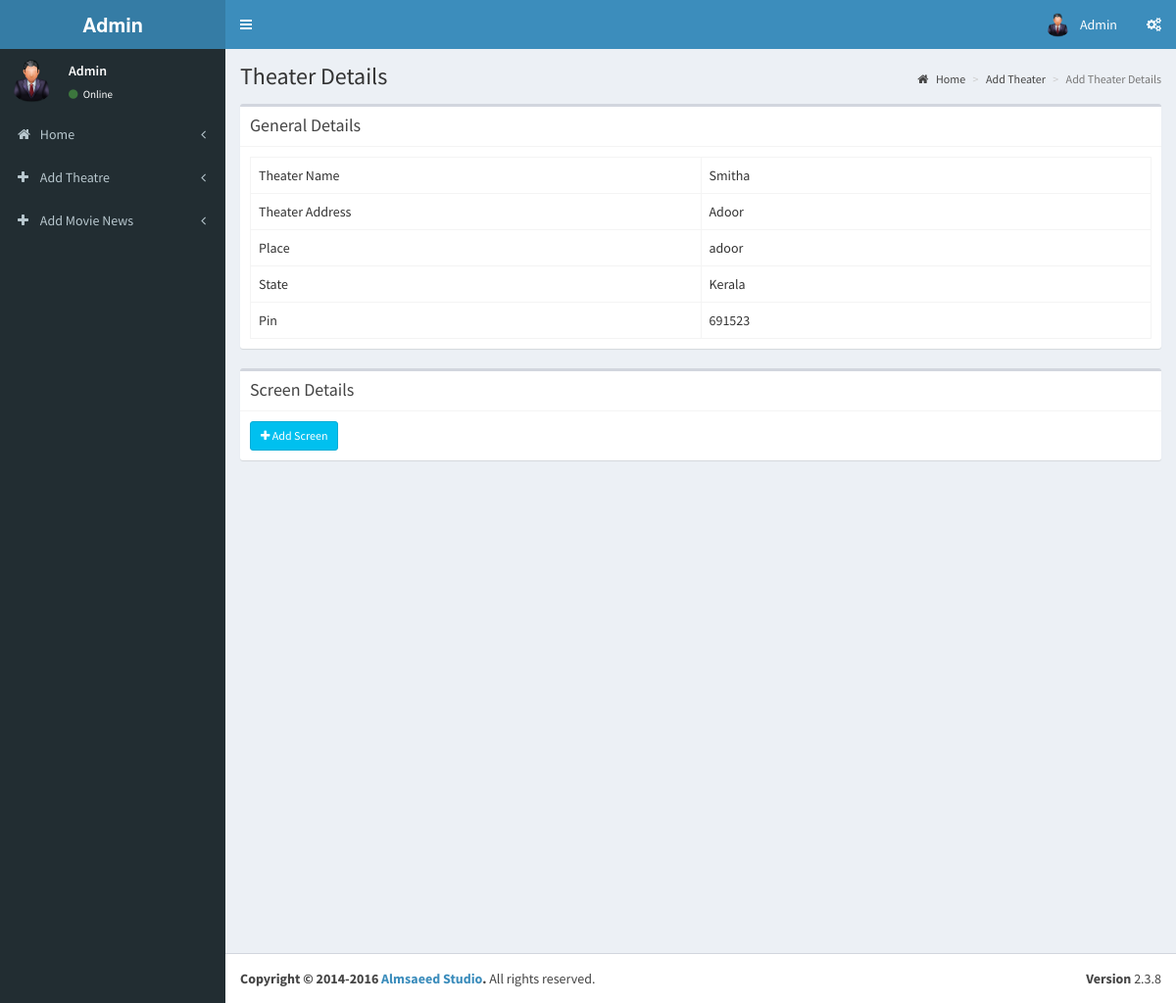
Page /admin/pages/add_theatre_2.1.php?id=5 (signed in) on the committed database.
### tables this page shows
CREATE TABLE IF NOT EXISTS `tbl_theatre` (
  `id` int(11) NOT NULL AUTO_INCREMENT,
  `name` varchar(100) NOT NULL,
  `address` varchar(100) NOT NULL,
  `place` varchar(100) NOT NULL,
  `state` varchar(50) NOT NULL,
  `pin` int(11) NOT NULL,
  PRIMARY KEY (`id`)
);

### admin/pages/add_theatre_2.1.php (the view, shortened to what this page needs)
<?php
include('header.php');
?>
  <div class="content-wrapper">
    <section class="content-header">
      <h1>
        Theater Details
      </h1>
      <ol class="breadcrumb">
        <li><a href="index.php"><i class="fa fa-home"></i> Home</a></li>
        <li><a href="add_theater.php">Add Theater</a></li>
        <li class="active">Add Theater Details</li>
      </ol>
    </section>
    <section class="content">
      <div class="box">
         <div class="box-header with-border">
              <h3 class="box-title">General Details</h3>
            </div>
        <div class="box-body">
          <?php
            $th=mysqli_query($con,"select * from tbl_theatre where id='".$_GET['id']."'");
            $theatre=mysqli_fetch_array($th);
          ?>
            <table class="table table-bordered table-hover">
                <tr>
                    <td class="col-md-6">Theater Name</td>
                    <td  class="col-md-6"><?php echo $theatre['name'];?></td>
                </tr>
                <tr>
                    <td>Theater Address</td>
                    <td><?php echo $theatre['address'];?></td>
                </tr>
                <tr>
                    <td>Place</td>
                    <td><?php echo $theatre['place'];?></td>
                </tr>
                <tr>
                    <td>State</td>
                    <td><?php echo $theatre['state'];?></td>
                </tr>
                <tr>
                    <td>Pin</td>
                    <td><?php echo $theatre['pin'];?></td>
                </tr>
            </table>
        </div>
      </div>
         <div class="box">
         <div class="box-header with-border">
              <h3 class="box-title">Screen Details</h3>
            </div>
        <div class="box-body" id="screendtls">
          <?php
            $sr=mysqli_query($con,"select * from tbl_screens where t_id='".$_GET['id']."'");
            if(mysqli_num_rows($sr))
            {
          ?>
            <table class="table table-bordered table-hover">
              <th class="col-md-1">Slno</th>
              <th class="col-md-3">Screen Name</th>
              <th class="col-md-1">Seats</th>
              <th class="col-md-1">Charge</th>
              <th class="col-md-3">Show Time</th>
              <th class="text-right col-md-3"><button data-toggle="modal" data-target="#view-modal" id="getUser" class="btn btn-sm btn-info"><i class="fa fa-plus"></i> Add Screen</button></th>
                <?php
                $sl=1;
                while($screen=mysqli_fetch_array($sr))
                {
                  ?>
                  <tr>
                    <td><?php echo $sl;?></td>
                    <td><?php echo $screen['screen_name'];?></td>
                    <td><?php echo $screen['seats'];?></td>
                    <td><?php echo $screen['charge'];?></td>
                    <?php
                      $st=mysqli_query($con,"select * from tbl_show_time where screen_id='".$screen['screen_id']."'");
                    ?>
                    <td><?php if(mysqli_num_rows($st)) { while($stm=mysqli_fetch_array($st))
                    { echo date('h:i a',strtotime($stm['start_time']))." ,";}}
                    else
                    {echo "No Show Time Added";}
                    ?></td>
                    <td class="text-right"><button data-toggle="modal" data-id="<?php echo $screen['screen_id'];?>" data-target="#view-modal2" id="getUser2" class="btn btn-sm btn-warning"><i class="fa fa-plus"></i> Add Show Times</button></td>
                  </tr>
                  <?php
                  $sl++;
                }
                ?>
            </table>
            <?php
            }
            else
            {
              ?>
              <button data-toggle="modal" data-target="#view-modal" id="getUser" class="btn btn-sm btn-info"><i class="fa fa-plus"></i> Add Screen</button>
              <?php
            }
            ?>
        </div>
      </div>
    </section>
  </div>
  <?php
include('footer.php');
?>

### rows in the picture
tbl_theatre: name "Smitha", address "Adoor", place "adoor", state "Kerala", pin "691523"
